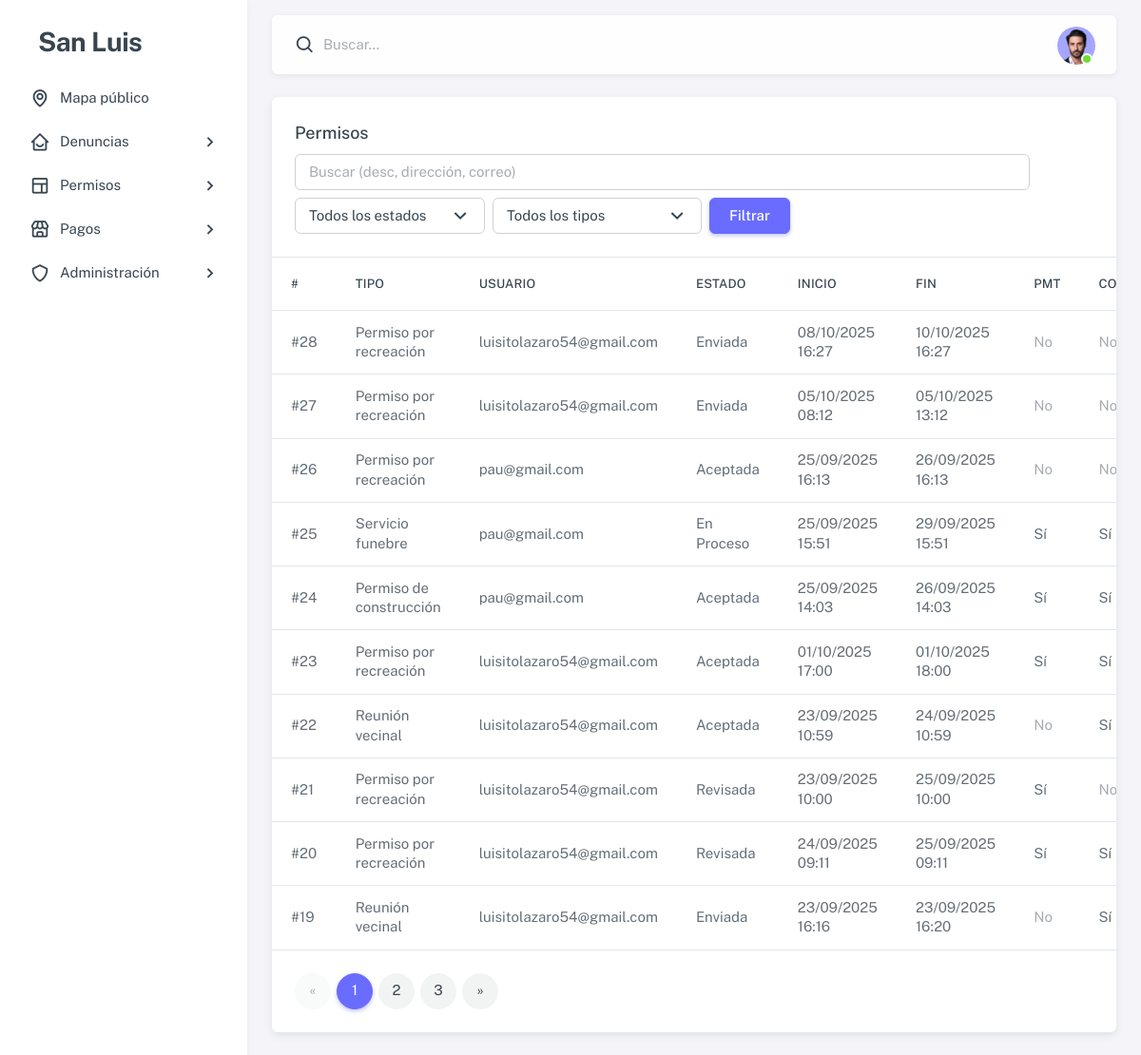
The app's page /admin-panel/permisos/ (signed in), older data.
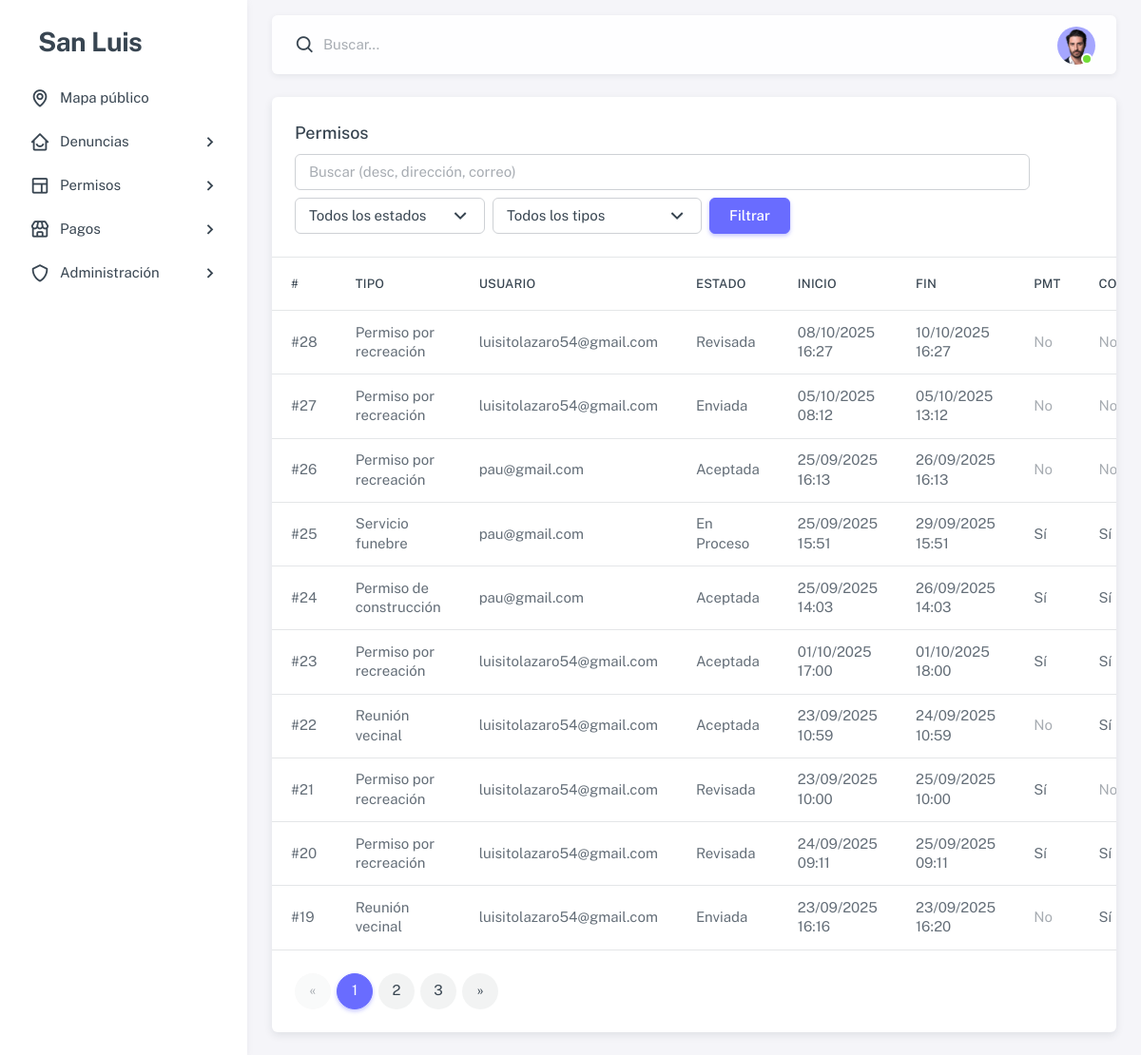
The same page, newer data.
### dashboard/models.py (models this page shows, shortened)
class Permiso(models.Model):
    ESTADOS = [
        ('enviada', 'Enviada'),
        ('revisada', 'Revisada'),
        ('aceptada', 'Aceptada'),
        ('en proceso', 'En proceso'),
        ('finalizada', 'Finalizada'),
    ]
    usuario = models.ForeignKey(settings.AUTH_USER_MODEL, on_delete=models.SET_NULL, null=True, blank=True)
    ubicacion = models.ForeignKey('Ubicacion', on_delete=models.SET_NULL, null=True, blank=True)
    tipo_permiso = models.ForeignKey('TipoPermiso', on_delete=models.PROTECT)
    descripcion = models.TextField(blank=True, default='')
    dpi_frente = models.FileField(upload_to='permisos/dpi/', null=True, blank=True)
    dpi_reverso = models.FileField(upload_to='permisos/dpi/', null=True, blank=True)
    evidencia_lugar = models.FileField(upload_to='permisos/evidencia_lugar/', null=True, blank=True)
    observaciones = models.TextField(blank=True, default='')
    requiere_pmt = models.BooleanField(default=False)
    requiere_conos = models.BooleanField(default=False)
    estado = models.CharField(max_length=20, choices=ESTADOS, default='enviada')
    visible_en_mapa = models.BooleanField(default=False)
    aceptacion_nota = models.TextField(blank=True, default='')
    permiso_adjunto = models.FileField(upload_to='permisos/adjuntos/', null=True, blank=True)
    aceptado_por = models.ForeignKey(
        settings.AUTH_USER_MODEL, on_delete=models.SET_NULL,
        null=True, blank=True, related_name='permisos_aceptados'
    )
    creado_en = models.DateTimeField(auto_now_add=True)
    comienza_en = models.DateTimeField()
    termina_en  = models.DateTimeField()
    finalizado_en = models.DateTimeField(null=True, blank=True)
    class Meta:
        indexes = [
            models.Index(fields=['estado']),
            models.Index(fields=['creado_en']),
        ]

class TipoPermiso(models.Model):
    nombre = models.CharField(max_length=100, unique=True)

class Usuario(AbstractBaseUser, PermissionsMixin):
    TIPO_USUARIO_CHOICES = [
        ('ciudadano', 'Ciudadano'),
        ('administrador', 'Administrador'),
    ]
    nombre = models.CharField(max_length=100)
    apellido = models.CharField(max_length=100)
    correo = models.EmailField(unique=True, max_length=150)
    telefono = models.CharField(max_length=20, blank=True, null=True)
    es_activo = models.BooleanField(default=False)
    token_activacion = models.UUIDField(default=uuid.uuid4, editable=False)
    token_creado_en = models.DateTimeField(default=timezone.now)  # Fecha para validar 24h
    tipo_usuario = models.CharField(max_length=20, choices=TIPO_USUARIO_CHOICES, default='ciudadano')
    creado_en = models.DateTimeField(auto_now_add=True)
    is_staff = models.BooleanField(default=False)
    USERNAME_FIELD = 'correo'
    REQUIRED_FIELDS = ['nombre', 'apellido', 'telefono']
    objects = UsuarioManager()

### dashboard/views/admin_panel.py (the view)
# urls.py: path('admin-panel/permisos/', admin_panel.permisos, name='admin_permisos'),
@login_required(login_url='login')
@user_passes_test(es_admin)
def permisos(request):
    qs = (Permiso.objects
          .select_related("tipo_permiso", "usuario", "ubicacion__barrio")
          .order_by("-creado_en"))
    estado = request.GET.get("estado") or ""
    tipo_id = request.GET.get("tipo") or ""
    q = (request.GET.get("q") or "").strip()
    if estado:
        qs = qs.filter(estado=estado)
    if tipo_id:
        qs = qs.filter(tipo_permiso_id=tipo_id)
    if q:
        qs = qs.filter(
            Q(descripcion__icontains=q) |
            Q(ubicacion__direccion__icontains=q) |
            Q(usuario__correo__icontains=q)
        )
    paginator = Paginator(qs, 10)
    page_obj = paginator.get_page(request.GET.get("page"))
    ctx = {
        "page_obj": page_obj,
        "ESTADOS": [e for e, _ in Permiso.ESTADOS],  # para el select
        "estado": estado,
        "tipo": tipo_id,
        "tipos": TipoPermiso.objects.all().order_by("nombre"),
        "q": q,
    }
    return render(request, "admin_panel/permisos_list.html", ctx)

### dashboard/views/admin_panel.py (called while the page is built)
def es_admin(user):
    return user.is_authenticated and (user.is_staff or getattr(user, 'tipo_usuario', '') == 'administrador')

### dashboard/templates/admin_panel/permisos_list.html (shortened to what this page needs)
{% extends "admin_panel/base_admin.html" %}
{% block content %}
<div class="card">
  <div class="card-header d-flex justify-content-between align-items-center flex-wrap gap-2">
    <h5 class="mb-0">Permisos</h5>
    <form method="get" class="d-flex gap-2 align-items-center flex-wrap">
      <input type="text" name="q" class="form-control" placeholder="Buscar (desc, dirección, correo)" value="{{ q }}" style="min-width:260px">
      <select name="estado" class="form-select" style="max-width:200px;">
        <option value="">Todos los estados</option>
      </select>
      <select name="tipo" class="form-select" style="max-width:220px;">
        <option value="">Todos los tipos</option>
      </select>
      <button class="btn btn-primary">Filtrar</button>
    </form>
  </div>
  <div class="table-responsive">
    <table class="table mb-0">
      <thead>
        <tr>
          <th>#</th>
          <th>Tipo</th>
          <th>Usuario</th>
          <th>Estado</th>
          <th>Inicio</th>
          <th>Fin</th>
          <th>PMT</th>
          <th>Conos</th>
        </tr>
      </thead>
      <tbody>
        {% for p in page_obj.object_list %}
        <tr>
          <td>#{{ p.id }}</td>
          <td>{{ p.tipo_permiso.nombre }}</td>
          <td>
            {% if p.usuario %}{{ p.usuario.correo }}{% else %}<span class="text-muted">—</span>{% endif %}
          </td>
          <td>{{ p.estado|title }}</td>
          <td>{{ p.comienza_en|date:"d/m/Y H:i" }}</td>
          <td>{{ p.termina_en|date:"d/m/Y H:i" }}</td>
          <td>{% if p.requiere_pmt %}Sí{% else %}<span class="text-muted">No</span>{% endif %}</td>
          <td>{% if p.requiere_conos %}Sí{% else %}<span class="text-muted">No</span>{% endif %}</td>
        </tr>
        {% empty %}
        <tr>
          <td colspan="10" class="text-center text-muted py-4">Sin registros</td>
        </tr>
        {% endfor %}
      </tbody>
    </table>
  </div>
  {% if page_obj.paginator.num_pages > 1 %}
  <div class="card-footer">
    <nav>
      <ul class="pagination mb-0">
        {% if page_obj.has_previous %}
          <li class="page-item">
            <a class="page-link" href="?page={{ page_obj.previous_page_number }}{% if q %}&q={{ q|urlencode }}{% endif %}{% if estado %}&estado={{ estado }}{% endif %}{% if tipo %}&tipo={{ tipo }}{% endif %}">&laquo;</a>
          </li>
        {% else %}
          <li class="page-item disabled"><span class="page-link">&laquo;</span></li>
        {% endif %}
        {% for num in page_obj.paginator.page_range %}
          {% if num == page_obj.number %}
            <li class="page-item active"><span class="page-link">{{ num }}</span></li>
          {% elif num >= page_obj.number|add:-2 and num <= page_obj.number|add:2 %}
            <li class="page-item"><a class="page-link" href="?page={{ num }}{% if q %}&q={{ q|urlencode }}{% endif %}{% if estado %}&estado={{ estado }}{% endif %}{% if tipo %}&tipo={{ tipo }}{% endif %}">{{ num }}</a></li>
          {% endif %}
        {% endfor %}
        {% if page_obj.has_next %}
          <li class="page-item">
            <a class="page-link" href="?page={{ page_obj.next_page_number }}{% if q %}&q={{ q|urlencode }}{% endif %}{% if estado %}&estado={{ estado }}{% endif %}{% if tipo %}&tipo={{ tipo }}{% endif %}">&raquo;</a>
          </li>
        {% else %}
          <li class="page-item disabled"><span class="page-link">&raquo;</span></li>
        {% endif %}
      </ul>
    </nav>
  </div>
  {% endif %}
</div>
{% endblock %}

Row changes from the older to the newer data that the page shows:
changed Permiso id 28: estado "Enviada" → "Revisada"
